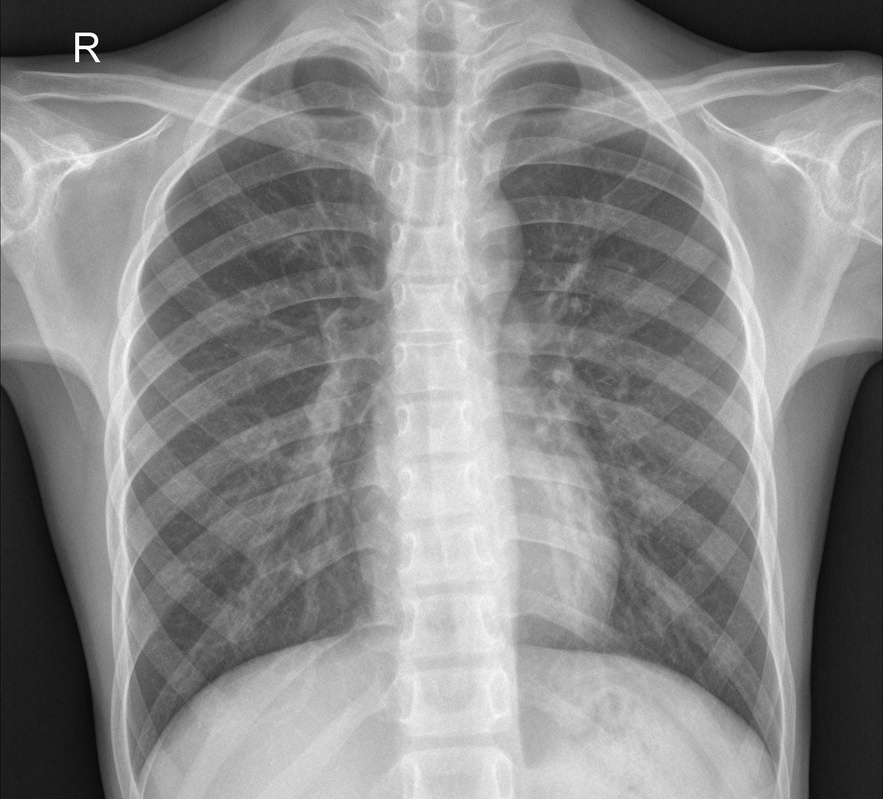
#> input picture chest_Xray/test/NORMAL/IM-0005-0001.jpeg, 883 x 799 px, shrunk from 2031 x 1837 before the run, found by its file name; its folder holds 3 pictures in this run
$ jupyter execute DEV_810_XRay_2.ipynb
#> lines starting #> are read from the running program, lines starting #| are printed output that depends on the picture
[cell 1]
import os
import cv2
import numpy as np
import matplotlib.pyplot as plt
import os

# Analyse du dataset

Le dataset est composé d'images de radiographies thoraciques. Le dataset est déjà divisé en train, val et test. Les images sont classées en NORMAL et PNEUMONIA et sont en niveaux de gris.

Le problème est donc un problème de classification binaire. L'objectif est de prédire si une personne est atteinte de pneumonie ou non.

Nous commençons par définir des fonctions utilitaires pour parcourir et afficher les images. Ça nous sera utile pour analyser les données et comprendre les caractéristiques des images.

[cell 2]
common_path = "./chest_Xray"
images_files = os.listdir(common_path)
subfolders = ["train","val","test"]
categories = ["NORMAL","PNEUMONIA"]

# Permet de parcourir les images, et pour chaque image, on applique une fonction de callback
# On peut optionnellement appeler une fonction de callback pour chaque dossier
def browse_imgs(img_callback, path_folder_callback = None, limit_size = None):
#> called with limit_size = 5
    for subfolder in subfolders:
        for category in categories:
            # pour avoir tous les chemins des 6 dossiers
            folder_path = os.path.join(common_path, subfolder, category)
            # liste de toutes les images
            images_files = os.listdir(folder_path)
            if path_folder_callback is not None:
                path_folder_callback(folder_path, images_files)
            array_limit = limit_size if limit_size is not None else len(images_files)
            #récupération de toutes les (ou des 'limit_size' premières) images du dossier.
            for file_name in images_files[:array_limit]:
                image_path = os.path.join(folder_path,file_name)
                img = cv2.imread(image_path,cv2.IMREAD_GRAYSCALE)
#> img is the input picture: shape (799, 883); min 0, max 255, mean 136.3
                img_callback(img)


def display_imgs(imgs, titles = None, plot_size = (1,1), figsize = (10,8)):
    fig = plt.figure(figsize=figsize)
    index = 0
    for image, title in zip(imgs, titles):
        index += 1
        ax = fig.add_subplot(plot_size[0], plot_size[1], index)
        ax.imshow(image, cmap="gray")
        ax.axis("off")
        if titles is not None:
            ax.set_title(title)

    plt.tight_layout()
    plt.show()

[cell 3]
folders_infos = {}
current_folder = None
def get_folders_infos_callback(folder_path, images_files):
    global folders_infos, current_folder
    folders_infos[folder_path] = []
    current_folder = folder_path

def add_imgs_size_to_folders_infos_callback(img):
    folders_infos[current_folder].append(img.shape)

browse_imgs(add_imgs_size_to_folders_infos_callback, get_folders_infos_callback, limit_size=5)

for folder_path, imgs_sizes in folders_infos.items():
    print("tailles des premières images du dossier {} : {}".format(folder_path, imgs_sizes) )

On constate que les radios sont de tailles différentes. L'uniformisation des données est une étape importante du prétraitement des données. Il faudra donc les redimensionner pour les passer en entrée d'un modèle de machine learning.

Analysons plus en détail l'hétérogénéité du dataset.

[cell 4]
smallest_img = None
largest_img = None

def search_size_callback(img):
    global smallest_img, largest_img
    largest_img_size = largest_img.shape if largest_img is not None else None
    smallest_img_size = smallest_img.shape if smallest_img is not None else None
    img_size = img.shape
#> img_size = (799, 883)
    if largest_img_size is None or img_size > largest_img_size:
        largest_img = img
    if smallest_img_size is None or img_size < smallest_img_size:
        smallest_img = img

[cell 5]
browse_imgs(search_size_callback)

display_imgs([smallest_img, largest_img], ["image la plus petite {}".format(smallest_img.shape), "image la plus grande {}".format(largest_img.shape)], (1,2))
#> the loop in display_imgs, `for image, title in zip(imgs, titles):` made 2 passes
#> (title, index) on passes 1 to 2: ('image la plus petite (303, 452)', 1), ('image la plus grande (799, 883)', 2)
#> after the loop in display_imgs, `for image, title in zip(imgs, titles):`: index = 2
#> in display_imgs, `plt.show()`:
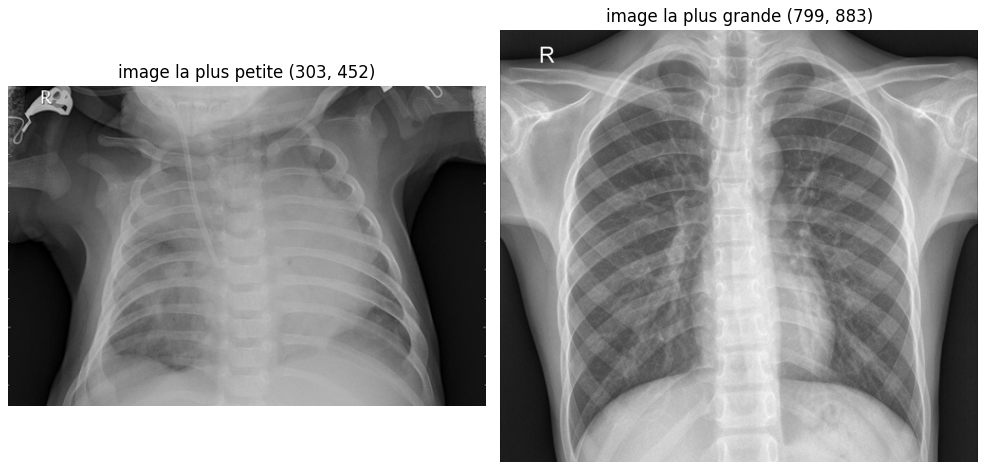
#> figure drawn by matplotlib, 2 panels

Cet exemple illustre la grande hétérogénéité des tailles des images. On remarque notamment que certaines images sont inexploitables, à l'image de la plus petite qui rogne une partie de la radio.

Nous allons essayer de sélectionner les images en fonction de leurs ratios. L'objectif premier est de filtrer les images plus larges que longues, qui ne correspondent pas à un format radio.

[cell 6]
def sort_image(img, min_ratio = 1, max_ratio = 1.5):
    height, width = img.shape
    ratio = width / height
    if min_ratio <= ratio <= max_ratio:
        return True
    else:
        return False

[cell 7]
nb_imgs_before_sort = 0
# On stock les images de façon unique dans un tableau pour économiser la RAM
sorted_images = []
# On stock les index des images dans sorted_images pour chaque ratio
sorted_imgs_indexes = {1.1:[], 1.2:[], 1.3:[], 1.5:[], 1.6:[], 2:[]}

def sort_img_callback(img):
    global nb_imgs_before_sort, sorted_imgs_indexes, sorted_images
    nb_imgs_before_sort += 1
    for ratio_max, img_array in sorted_imgs_indexes.items():
        if sort_image(img, max_ratio=ratio_max):
            try:
                img_index = sorted_images.index(img)
                img_array.append(img_index)
            except ValueError:
                sorted_images.append(img)
                img_array.append(len(sorted_images)-1)
#> after the loop, sorted_images = 1 item

browse_imgs(sort_img_callback)

[cell 8]
smallest_img = None
largest_img = None

imgs_to_display = []
titles = []
for ratio_max, indexes in sorted_imgs_indexes.items():
    for index in indexes:
        search_size_callback(sorted_images[index])
    imgs_to_display.append(smallest_img)
    titles.append("smallest image with {} ratio {}".format(ratio_max, smallest_img.shape))
    imgs_to_display.append(largest_img)
    titles.append("largest image with {} ratio {}".format(ratio_max, largest_img.shape))
#> this loop made 6 passes
#> pass 1, in search_size_callback (call 13), `largest_img = img`:
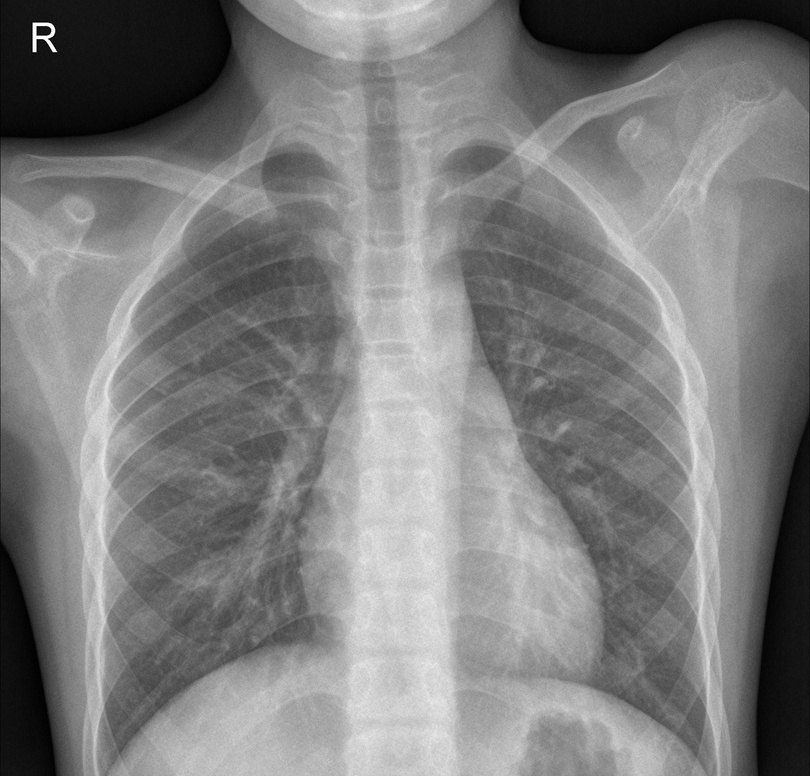
#> largest_img: shape (776, 810); min 0, max 255, mean 126.2
#> after the loop, imgs_to_display = 12 items; titles = 12 items

display_imgs(imgs_to_display, titles, (int(len(sorted_imgs_indexes) / 2), 4), figsize=(20, 20))
#> call 2 of display_imgs, with plot_size = (3, 4), figsize = (20, 20)
#> the loop in display_imgs (call 2), `for image, title in zip(imgs, titles):` made 12 passes
#> title on passes 1 to 12: 'smallest image with 1.1 ratio (776, 810)', 'largest image with 1.1 ratio (776, 810)', 'smallest image with 1.2 ratio (776, 810)', 'largest image with 1.2 ratio (799, 883)', 'smallest image with 1.3 ratio (776, 810)', 'largest image with 1.3 ratio (799, 883)', 'smallest image with 1.5 ratio (303, 452)', 'largest image with 1.5 ratio (799, 883)', 'smallest image with 1.6 ratio (303, 452)', 'largest image with 1.6 ratio (799, 883)', 'smallest image with 2 ratio (303, 452)', 'largest image with 2 ratio (799, 883)'
#> after the loop in display_imgs (call 2), `for image, title in zip(imgs, titles):`: index = 12
#> in display_imgs (call 2), `plt.show()`:
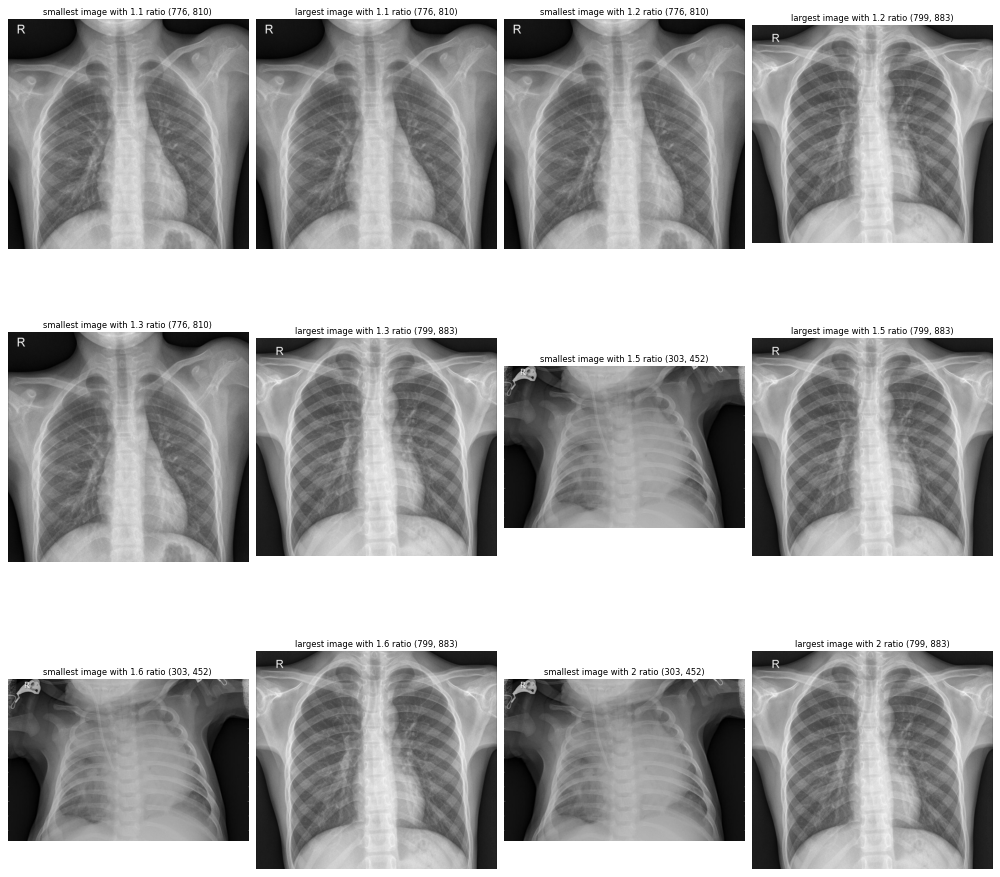
#> figure drawn by matplotlib, 12 panels

On constate que l'image la plus grande est toujours la même, et que son format est idéal. On remarque également que plus le ratio max est élevé, plus les petites images sont déformées et inexploitables.

L'idéal serait donc de garder uniquement les images ayant un ratio proche de 1. Il faut cependant trouver un compromis entre la qualité des images et la quantité d'images gardées.

[cell 9]
print("Nombre d'images avant le prétraitement :", nb_imgs_before_sort)
for ratio_t, indexes_array in sorted_imgs_indexes.items():
    print("Nombre d'images après le prétraitement pour un ratio {} : {}".format(ratio_t, len(indexes_array)))
